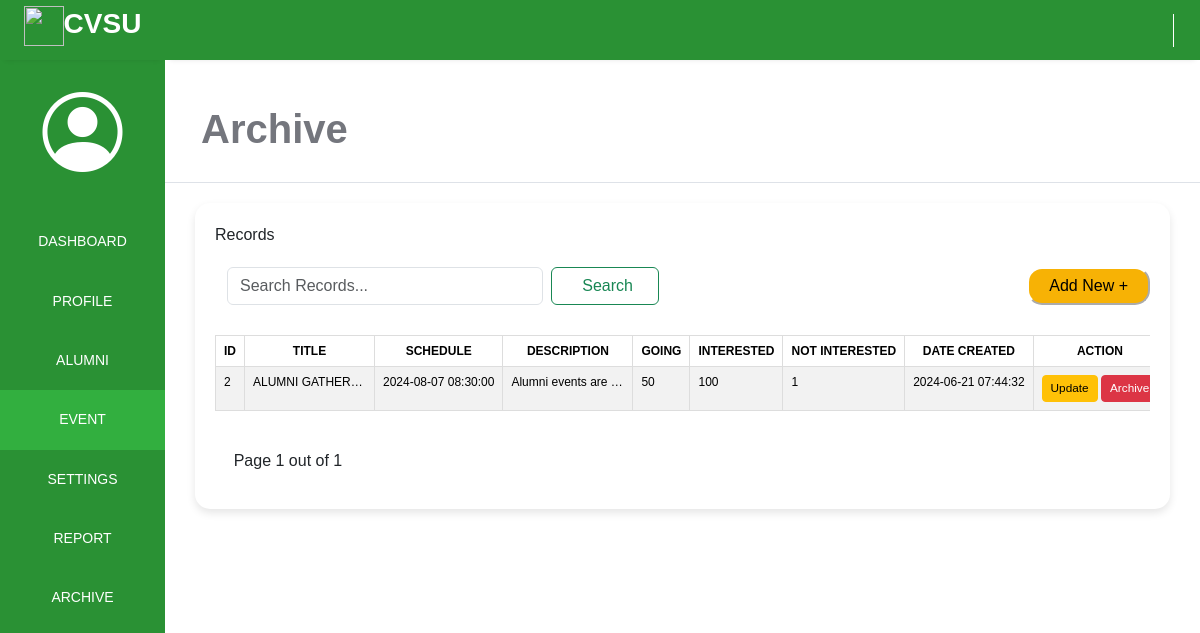
The app's page /coordinatorPage/event/event.php with its own data.
### tables this page shows
CREATE TABLE `event` (
  `event_id` int(10) NOT NULL,
  `title` varchar(250) NOT NULL,
  `sched_date` date NOT NULL,
  `sched_time` time NOT NULL,
  `description` text NOT NULL,
  `image` longblob NOT NULL,
  `going` int(10) NOT NULL,
  `interested` int(10) NOT NULL,
  `not_interested` int(10) NOT NULL,
  `date_created` timestamp NOT NULL DEFAULT current_timestamp() ON UPDATE current_timestamp()
);

### coordinatorPage/event/event.php (the view, shortened to what this page needs)
<?php
$serername = "localhost";
$db_username = "root";
$db_password = "";
$db_name = "alumni_management_system";
$conn = mysqli_connect($serername, $db_username, $db_password, $db_name);
$records_per_page = 6;
$current_page = isset($_GET['page']) ? $_GET['page'] : 1;
$start_from = ($current_page - 1) * $records_per_page;
$sql = "SELECT * FROM event ";
$sql .= "LIMIT $start_from, $records_per_page";
$result = $conn->query($sql);
$total_records_query = "SELECT COUNT(*) FROM event";
$total_records_result = mysqli_query($conn, $total_records_query);
$total_records_row = mysqli_fetch_array($total_records_result);
$total_records = $total_records_row[0];
$total_pages = ceil($total_records / $records_per_page);
?>
<!DOCTYPE html>
<html lang="en">
<head>
    <link rel="stylesheet" href="./css/alumni.css">
    <link rel="stylesheet" href="https://maxst.icons8.com/vue-static/landings/line-awesome/line-awesome/1.3.0/css/line-awesome.min.css">
    <link rel="stylesheet" href="https://cdn.jsdelivr.net/npm/bootstrap@5.3.3/dist/css/bootstrap.min.css">
    <link href='https://unpkg.com/boxicons@2.1.4/css/boxicons.min.css' rel='stylesheet'>
    <link rel="stylesheet" href="https://cdn.jsdelivr.net/npm/bootstrap-icons@1.11.3/font/bootstrap-icons.min.css">
</head>
<body>
    <div class="sidebar">
        <div class="side-header">
            <h3><img src="https://cvsu-imus.edu.ph/student-portal/assets/images/logo-mobile.png"></img><span>CVSU</span></h3>
        </div>
        <div class="side-content">
            <div class="profile">
            <i class="bi bi-person-circle"></i>
            </div>
            <div class="side-menu">
                <ul>
                    <li>
                        <a href="../dashboard_admin.php">
                            <small>DASHBOARD</small>
                        </a>
                    </li>
                    <li>
                        <a href="../profile/profile.php">
                            <small>PROFILE</small>
                        </a>
                    </li>
                    <li>
                        <a href="../alumni/alumni.php">
                            <small>ALUMNI</small>
                        </a>
                    </li>
                    <li>
                        <a href="./event.php" class="active">
                            <small>EVENT</small>
                        </a>
                    </li>
                    <li>
                        <a href="../settings/about.php">
                            <small>SETTINGS</small>
                        </a>
                    </li>
                    <li>
                        <a href="../report/report.php">
                            <small>REPORT</small>
                        </a>
                    </li>
                    <li>
                        <a href="../archive/alumni_archive.php">
                            <small>ARCHIVE</small>
                        </a>
                    </li>
                </ul>
            </div>
        </div>
    </div>
    <div class="main-content">
        <header>
            <div class="header-content">
                <div class="header-menu">
                    <div class="user">
                        <a href="../logout.php">
                            <span class="las la-power-off" style="font-size: 30px; border-left: 1px solid #fff; padding-left:10px; color:#fff"></span>
                        </a>
                    </div>
                </div>
            </div>
        </header>
        <main>
            <div class="page-header">
                <h1><strong>Archive</strong></h1>
            </div>
            <div class="container-fluid" id="main-container">
                <div class="container-fluid" id="content-container">
                    <div class="container-title">
                        <span>Records</span>
                    </div>
                    <div class="congainer-fluid" id="column-header">
                        <div class="row">
                            <div class="col">
                                <div class="search">
                                    <form class="d-flex" role="search">
                                        <div class="container-fluid" id="search">
                                            <input class="form-control me-2" type="search" name="query" placeholder="Search Records..." aria-label="Search" value="<?php echo isset($_GET['query']) ? $_GET['query'] : ''; ?>">
                                            <button class="btn btn-outline-success" type="submit" style="padding-left: 30px; padding-right: 39px;">Search</button>
                                        </div>
                                    </form>
                                </div>
                            </div>
                            <div class="col" id="add-btn">
                                <div class="add-button">
                                    <div class="span">
                                        <a href='./add_event.php'>
                                            <button id="add-new-btn">Add New +</button>
                                        </a>
                                    </div>
                                </div>
                            </div>
                        </div>
                    </div>
                    <div class="table-content">
                        <table id="example" class="table-responsive table table-striped table-hover ">
                            <thead>
                                <tr>
                                    <th scope="col" class="inline">ID</th>
                                    <th scope="col" class="inline">TITLE</th>
                                    <th scope="col" class="inline">SCHEDULE</th>
                                    <th scope="col" class="inline">DESCRIPTION</th>
                                    <th scope="col" class="inline">GOING</th>
                                    <th scope="col" class="inline">INTERESTED</th>
                                    <th scope="col" class="inline">NOT INTERESTED</th>
                                    <th scope="col" class="inline">DATE CREATED</th>
                                    <th scope="col" class="inline">ACTION</th>
                                </tr>
                            </thead>
                            <tbody>
                                <?php
                                if ($result->num_rows > 0) {
                                    while ($row = $result->fetch_assoc()) {
                                        $schedule = $row["sched_date"] . "  " . $row["sched_time"];
                                ?>
                                        <tr>
                                            <td class="inline"><?php echo $row['event_id'] ?></td>
                                            <td class="inline"><?php echo $row['title'] ?></td>
                                            <td class="inline"><?php echo htmlspecialchars($schedule) ?></td>
                                            <td class="inline"><?php echo $row['description'] ?></td>
                                            <td class="inline"><?php echo $row['going'] ?></td>
                                            <td class="inline"><?php echo $row['interested'] ?></td>
                                            <td class="inline"><?php echo $row['not_interested'] ?></td>
                                            <td class="inline"><?php echo $row['date_created'] ?></td>
                                            <?php
                                            echo "
                                                <td class='inline act'>
                                                    <div class='button'>
                                                        <a class='btn btn-warning btn-sm' href='./update_event.php?id=$row[event_id]' style='font-size: 11.8px;'>Update</a>
                                                        <a class='btn btn-danger btn-sm' href='./del_event.php?id=$row[event_id]' style='font-size: 11.8px;'>Archive</a>
                                                    </div>
                                                </td>
                                            "; ?>
                                        </tr>
                                <?php
                                    }
                                } else {
                                    $current_page = 0;
                                    echo '<tr><td colspan="12" style="text-align: center;">No records found</td></tr>';
                                }
                                ?>
                            </tbody>
                        </table>
                    </div>
                    <div>
                        <p style="margin-left:2%;margin-top:2.3%;">Page <?= $current_page ?> out of <?= $total_pages ?></p>
                    </div>
                </div>
            </div>
        </main>
</body>
</html>

### coordinatorPage/event/css/alumni.css (style rules this page uses)
:root { --main-color: #2a9134; --color-dark: #34425A; --text-grey: #B0B0B0; }
* { margin: 0; padding: 0; text-decoration: none; list-style-type: none; box-sizing: border-box; font-family: 'Merriweather', sans-serif; overflow-x: hidden; }
.sidebar { position: fixed; height: 100%; width: 165px; left: 0; bottom: 0; top: 0; z-index: 100; background: #2a9134; box-shadow: 0px 5px 5px 5px rgb(0 0 0 0.2); transition: left 300ms; }
.side-header span { font-weight: bold; }
.side-header { box-shadow: 0px 5px 5px -5px rgb(0 0 0 /10%); background: var(--main-color); height: 60px; display: flex; justify-content: center; align-items: center; }
.side-header img { width: 40px; }
.side-header h3, side-head span { color: #fff; font-weight: 400; }
.side-content { height: calc(100vh - 60px); overflow: auto; }
.profile { text-align: center; padding: 2rem 0rem; }
.side-menu ul { text-align: center; padding: 0px; }
.side-menu ul li small { color: white; ; }
.side-menu a { display: block; padding: 1.2rem 0rem; text-decoration: none !important; }
.side-menu a.active { background: #32af3f; }
.side-menu a.active span, .side-menu a.active small { color: #fff; }
.side-menu a span, .side-menu a small { color: #899DC1; }
.main-content { margin-left: 165px; width: calc(100% - 165px); transition: margin-left 300ms; }
header { position: fixed; right: 0; top: 0; left: 165px; z-index: 100; height: 60px; box-shadow: 0px 5px 5px -5px rgb(0 0 0 /10%); background: #2a9134; transition: left 300ms; }
.header-content, .header-menu { display: flex; align-items: center; }
.header-content { justify-content: space-between; padding: 0rem 1rem; }
.header-menu { justify-content: flex-end; padding-top: .5rem; }
.user { display: flex; align-items: center; }
main { margin-top: 60px; }
.page-header { padding: 1.3rem 1rem; background: #fff; border-bottom: 1px solid #dee2e8; width: 100%; }
.page-header h1, .page-header small { color: #74767d; margin-left: 20px; width: 100%; }
.table-content { margin-top: 20px; width: 100%; overflow-y: hidden; overflow-x: auto; }
#add-new-btn { background-color: #f7b205; border-radius: 15px; padding: 5px 20px; font-size: 16px; font-family: Arial, sans-serif; cursor: pointer; margin-right: 0px; margin-bottom: 10px; border-color: #fff; }
.side-content .profile i { color: #fff; font-size: 80px; font-weight: lighter; }
#main-container { padding-left: 30px; padding-right: 30px; }
#column-header { margin-top: 20px; }
#content-container { margin-top: 30px; background-color: #ffffff; border-radius: 15px; box-shadow: 0 4px 8px rgba(0, 0, 0, 0.1); padding: 20px; margin: 20px 0; transition: transform 0.2s; }
#add-btn { display: flex; justify-content: right; }
#search { display: flex; justify-content: left; }

### coordinatorPage/event/event.php (style rules this page uses)
table { width: 100%; border-collapse: collapse; }
td { text-align: left; }
.inline { border: 1px solid #dddddd; padding: 8px; font-size: 12px; white-space: nowrap; overflow: hidden; text-overflow: ellipsis; max-width: 130px; }
.act { max-width: 235px; text-align: center; }
th { background-color: #368DB8; font-weight: bold; text-align: center; }

### records on screen
event: event_id "2", title "ALUMNI GATHERI…", schedule "2024-08-07 08:30:00", description "Alumni events are…", going "50", interested "100", not_interested "1", date_created "2024-06-21 07:44:32"

### other values on screen
$current_page "1"
$total_pages "1"
